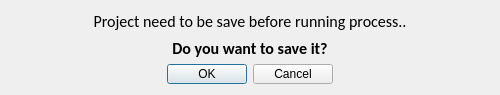
<?xml version="1.0" encoding="UTF-8"?>
<ui version="4.0">
 <class>SaveConfirm</class>
 <widget class="QDialog" name="SaveConfirm">
  <property name="geometry">
   <rect>
    <x>0</x>
    <y>0</y>
    <width>500</width>
    <height>95</height>
   </rect>
  </property>
  <property name="sizePolicy">
   <sizepolicy hsizetype="Expanding" vsizetype="MinimumExpanding">
    <horstretch>0</horstretch>
    <verstretch>0</verstretch>
   </sizepolicy>
  </property>
  <property name="minimumSize">
   <size>
    <width>500</width>
    <height>95</height>
   </size>
  </property>
  <property name="maximumSize">
   <size>
    <width>518</width>
    <height>95</height>
   </size>
  </property>
  <property name="windowTitle">
   <string>Save Confirmation</string>
  </property>
  <property name="sizeGripEnabled">
   <bool>false</bool>
  </property>
  <layout class="QVBoxLayout" name="verticalLayout">
   <item>
    <widget class="QLabel" name="label">
     <property name="font">
      <font>
       <family>Calibri</family>
       <pointsize>12</pointsize>
      </font>
     </property>
     <property name="text">
      <string>Project need to be save before running process..</string>
     </property>
     <property name="alignment">
      <set>Qt::AlignCenter</set>
     </property>
    </widget>
   </item>
   <item>
    <widget class="QLabel" name="label_2">
     <property name="font">
      <font>
       <family>Calibri</family>
       <pointsize>12</pointsize>
       <weight>75</weight>
       <bold>true</bold>
      </font>
     </property>
     <property name="text">
      <string>Do you want to save it?</string>
     </property>
     <property name="alignment">
      <set>Qt::AlignCenter</set>
     </property>
    </widget>
   </item>
   <item>
    <widget class="QDialogButtonBox" name="buttonBox">
     <property name="orientation">
      <enum>Qt::Horizontal</enum>
     </property>
     <property name="standardButtons">
      <set>QDialogButtonBox::Cancel|QDialogButtonBox::Ok</set>
     </property>
     <property name="centerButtons">
      <bool>true</bool>
     </property>
    </widget>
   </item>
  </layout>
 </widget>
 <resources/>
 <connections>
  <connection>
   <sender>buttonBox</sender>
   <signal>accepted()</signal>
   <receiver>SaveConfirm</receiver>
   <slot>accept()</slot>
   <hints>
    <hint type="sourcelabel">
     <x>249</x>
     <y>74</y>
    </hint>
    <hint type="destinationlabel">
     <x>249</x>
     <y>47</y>
    </hint>
   </hints>
  </connection>
  <connection>
   <sender>buttonBox</sender>
   <signal>rejected()</signal>
   <receiver>SaveConfirm</receiver>
   <slot>reject()</slot>
   <hints>
    <hint type="sourcelabel">
     <x>249</x>
     <y>74</y>
    </hint>
    <hint type="destinationlabel">
     <x>249</x>
     <y>47</y>
    </hint>
   </hints>
  </connection>
 </connections>
</ui>
